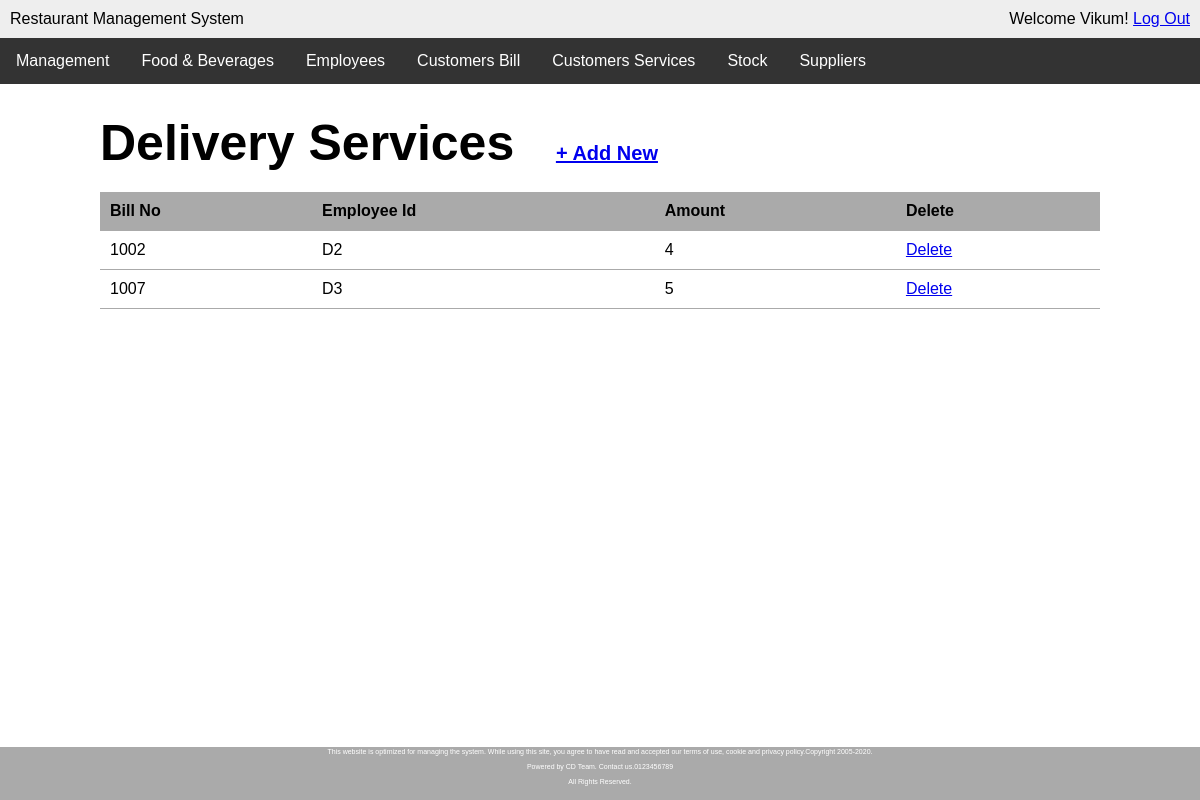
/delivery.php (signed in), run on the app's committed database.
### tables this page shows
CREATE TABLE `delivering` (
  `Bill_NO` int(11) NOT NULL,
  `EMP_ID` varchar(10) DEFAULT NULL,
  `Amount` int(11) DEFAULT NULL
);

### delivery.php (the view, shortened to what this page needs)
<?php require_once('inc/connection.php'); ?>
<?php
	$delivery_list = '';
	$query = "SELECT * FROM delivering GROUP BY delivering.Bill_NO";
	$deliveries = mysqli_query($connection, $query);
	while ($delivery = mysqli_fetch_assoc($deliveries)) {
		$delivery_list .= "<tr>";
		$delivery_list .= "<td>{$delivery['Bill_NO']}</td>";
		$delivery_list .= "<td>{$delivery['EMP_ID']}</td>";
		$delivery_list .= "<td>{$delivery['Amount']}</td>";
		$delivery_list .= "<td><a href=\"delete-deliveries.php?bill_no={$delivery['Bill_NO']}\"
						onclick=\"return confirm('Are you sure?');\">Delete</a></td>";
		$delivery_list .= "</tr>";
	}
 ?>
<!DOCTYPE html>
<html lang="en">
<head>
	<link rel="stylesheet" href="css/main.css">
</head>
<body>
	<div class="wrapper">
  		<header>
		<div class="appname">Restaurant Management System</div>
		<div class="loggedin">Welcome <?php echo $_SESSION['first_name']; ?>! <a href="logout.php">Log Out</a></div>
	</header>
	<div class="navbar">
		  <a href="users.php">Management</a>
		  <div class="dropdown">
		    <button class="dropbtn">Food & Beverages</button>
		  </div>
		  <div class="dropdown">
		    <button class="dropbtn">Employees</button>
		  </div>
		  <a href="final-bill.php">Customers Bill</a>
		  <div class="dropdown">
		    <button class="dropbtn">Customers Services</button>
		  </div>
		  <a href="stock.php">Stock</a>
		  <div class="dropdown">
		    <button class="dropbtn">Suppliers</button>
		  </div>
		</div>
	<main>
		<h1>Delivery Services &nbsp;&nbsp;<span><a href="add-delivery.php">+ Add New</a></span></h1>
		<table class="masterlist">
			<tr>
				<th>Bill No</th>
				<th>Employee Id</th>
				<th>Amount</th>
				<th>Delete</th>
			</tr>
			<?php echo $delivery_list; ?>
		</table>
	</main>
	</div>
	<div class="footer">
  		<p class="foot">This website is optimized for managing the system. While using this site, you agree to have read and accepted our terms of use, cookie and privacy policy.Copyright 2005-2020.</p>
  		<p class="foot">Powered by CD Team. Contact us.0123456789</p>
  		<p class="foot">All Rights Reserved.</p>
	</div>
</body>
</html>

### css/main.css (style rules this page uses)
* { margin: 0; }
html, body { height:100%; font-family: Arial, "Helvetica Neue", Helvetica, sans-serif; font-size: 16px; overflow:hidden; }
.wrapper { overflow-y:scroll; height: 93%; }
.footer { position: fixed; background: #aaa; bottom: 0; height: 6%; width: 100%; font-size: 7px; color: white; line-height: 0px; padding-bottom: 0px; padding-top: 5px; }
p { margin-bottom: 15px; }
p.foot { text-align: center; }
button { width: 100%; padding: 5px; -webkit-box-sizing: border-box; -moz-box-sizing: border-box; box-sizing: border-box; }
header { background: #eee; overflow: auto; padding: 10px; }
header .appname { float: left; }
header .loggedin { float: right; }
main { width: 1000px; margin: 30px auto; }
main h1 { margin-bottom: 20px; font-size: 50px; }
main h1 span { font-size: 20px; }
table.masterlist { width: 100%; border-collapse: collapse; }
table.masterlist th { background: #aaa; text-align: left; }
table.masterlist th, table.masterlist td { padding: 10px; border-bottom: 1px solid #aaa; }
.navbar { overflow: hidden; background-color: #333; }
.navbar a { float: left; font-size: 16px; color: white; text-align: center; padding: 14px 16px; text-decoration: none; }
.dropdown { float: left; overflow: hidden; }
.dropdown .dropbtn { font-size: 16px; border: none; outline: none; color: white; padding: 14px 16px; background-color: inherit; font-family: inherit; margin: 0; }

### data on the page
delivering: Bill_NO "1002", EMP_ID "D2", Amount "4"
delivering: Bill_NO "1007", EMP_ID "D3", Amount "5"

### other printed values
$_SESSION['first_name'] "Vikum"
